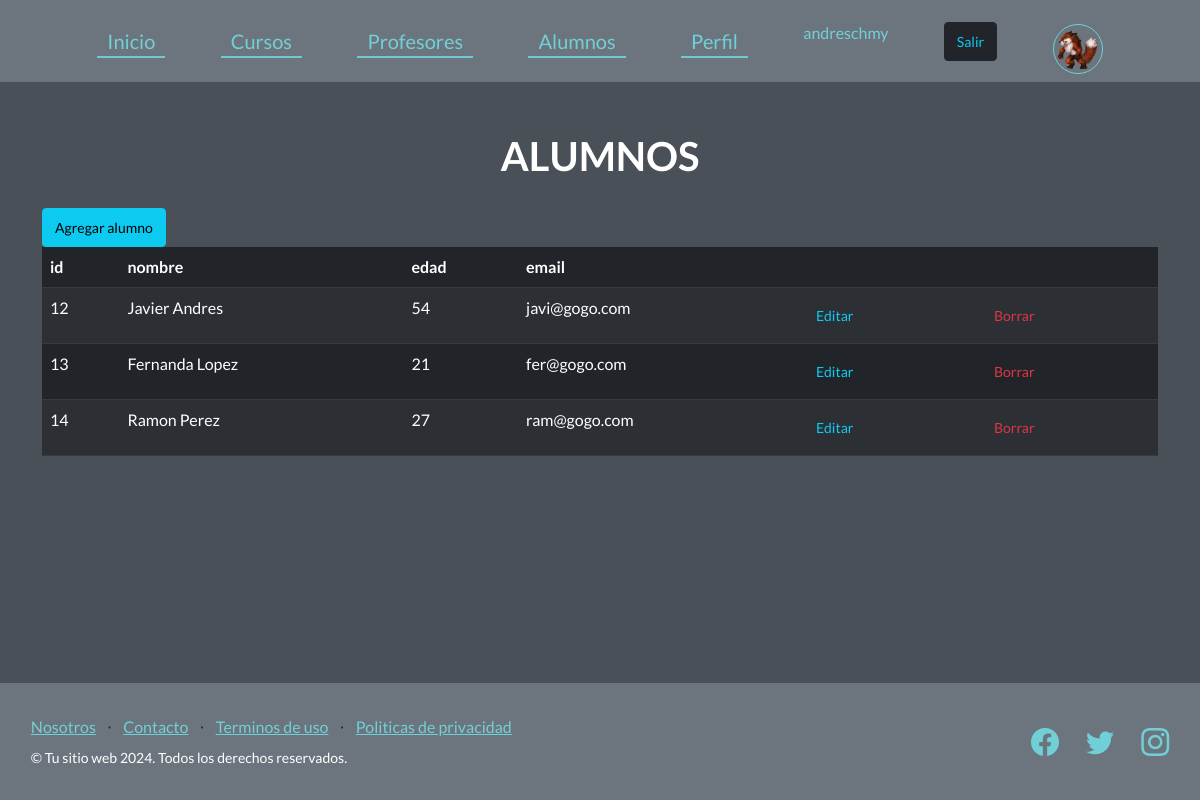
The app's page /ver_alumnos/ (signed in) with its own data.
### AppCoder/models.py (models this page shows, shortened)
class Avatar(models.Model):
    user = models.ForeignKey(User , on_delete=models.CASCADE)
    imagen_de_perfil = models.ImageField(upload_to="avatares" , null=True , blank=True)

class Alumnos(models.Model):
    nombre = models.CharField(max_length=100)
    edad = models.IntegerField()
    email = models.EmailField(max_length=154)

### AppCoder/views.py (the view)
# urls.py: path('ver_alumnos/', views.ver_alumnos, name='ver_alumnos'),
def ver_alumnos(request):
    alumnos = Alumnos.objects.all()
    return render(request, "ver_alumnos.html", {"alumnos": alumnos})

### AppCoder/context_processors.py (called while the page is built)
def avatar_context(request):
    avatar = None
    if request.user.is_authenticated:
        avatar = Avatar.objects.filter(user=request.user).first()
    return {'avatar': avatar}

### AppCoder/template/ver_alumnos.html
{% extends "padre.html" %}
{% load static %}
{% block contenido %}
    <div class="container">
        <div class="campo letra-formulario margen-lados">
            <h1>ALUMNOS</h1>
        </div>
        <a href="{% url 'alta_alumnos' %}" class="btn btn-info btn-sm">Agregar alumno</a>
        <table class="table table-striped table-dark">
            <thead>
                <tr>
                    <th>id</th>
                    <th>nombre</th>
                    <th>edad</th>
                    <th>email</th>
                    <th></th>
                    <th></th>
                </tr>
            </thead>
            <tbody>
                {% for alumno in alumnos %}
                <tr>
                    <td> {{alumno.id}}</td>
                    <td>{{alumno.nombre}}</td>
                    <td>{{alumno.edad}}</td>
                    <td>{{alumno.email}}</td>
                    <td><a href="{% url 'editar_alumno' alumno.id %}" class="btn text-info btn-sm" >Editar</a></td>
                    <td><a href="{% url 'elimina_alumno' alumno.id %}" class="btn text-danger btn-sm">Borrar</a></td>
                </tr>
                {% endfor %}
            </tbody>
        </table>
    </div>
{% endblock %}

### AppCoder/template/padre.html (shortened to what this page needs)
<!DOCTYPE html>
<html lang="es">
    <head>
        {% load static %}
        <link href="https://cdn.jsdelivr.net/npm/bootstrap-icons@1.5.0/font/bootstrap-icons.css" rel="stylesheet" type="text/css" />
        <link href="{% static 'AppCoder/css/styles.css' %} " rel="stylesheet" />
    </head>
    <body>
        <nav class="navbar navbar-light bg-secondary static-top ">
            <div class="container">
                <a class="menu_principal" href="{% url 'inicio' %}">Inicio</a>
                    <a class="menu_principal" href="{% url 'ver_cursos' %}">Cursos</a>
                    <a class="menu_principal" href="{% url 'alta_profesores' %}">Profesores</a>
                    <a class="menu_principal" href="{% url 'alta_alumnos' %}">Alumnos</a>
                {% if request.user.is_authenticated %}
                    <a class="menu_principal" href="{% url 'perfil' %}">Perfil</a>
                {% endif %}
                {% if request.user.is_authenticated %}
                    <p class="footer-texto" >{{request.user.username}}</p>
                    <form method="post" action="{% url 'logout' %}">
                        <button class="btn btn-dark text-info btn-sm" type="submit">Salir</button>
                    </form>
                    <div class="campo">
                        {% if avatar.imagen_de_perfil %}
                            <img src="{{ avatar.imagen_de_perfil.url }}" alt="Avatar" style="border: solid 0.5px #71d0d7; border-radius: 50%; " width="50px" height="50px">
                        {% else %}
                            <img src="avatares/icono.png" alt="">
                        {% endif %}
                    </div>
                {% endif %}
            </div>
        </nav>
        {% block contenido %}{% endblock %}
        <footer class="footer bg-secondary ">
            <div class="container">
                <div class="row-footer">
                    <div class="col-lg-6 h-100 text-center text-lg-start my-auto">
                        <ul class="list-inline mb-2">
                            <li class="list-inline-item"><a href="{% url 'Nosotros' %}">Nosotros</a></li>
                            <li class="list-inline-item">⋅</li>
                            <li class="list-inline-item"><a href="#!">Contacto</a></li>
                            <li class="list-inline-item">⋅</li>
                            <li class="list-inline-item"><a href="#!">Terminos de uso</a></li>
                            <li class="list-inline-item">⋅</li>
                            <li class="list-inline-item"><a href="#!">Politicas de privacidad</a></li>
                        </ul>
                        <p class="text-white small mb-4 mb-lg-0">&copy; Tu sitio web 2024. Todos los derechos reservados.</p>
                    </div>
                    <div class="col-lg-6 h-100 text-center text-lg-end my-auto">
                        <ul class="list-inline mb-0">
                            <li class="list-inline-item me-4">
                                <a href="#!"><i class="bi-facebook fs-3"></i></a>
                            </li>
                            <li class="list-inline-item me-4">
                                <a href="#!"><i class="bi-twitter fs-3"></i></a>
                            </li>
                            <li class="list-inline-item">
                                <a href="#!"><i class="bi-instagram fs-3"></i></a>
                            </li>
                        </ul>
                    </div>
                </div>
            </div>
        </footer>
    </body>
</html>

### records on screen
Avatar: imagen_de_perfil (picture)
Alumnos: id "12", nombre "Javier Andres", edad "54", email "javi@gogo.com"
Alumnos: id "13", nombre "Fernanda Lopez", edad "21", email "fer@gogo.com"
Alumnos: id "14", nombre "Ramon Perez", edad "27", email "ram@gogo.com"

### other values on screen
{{ request.user.username }} "andreschmy"
